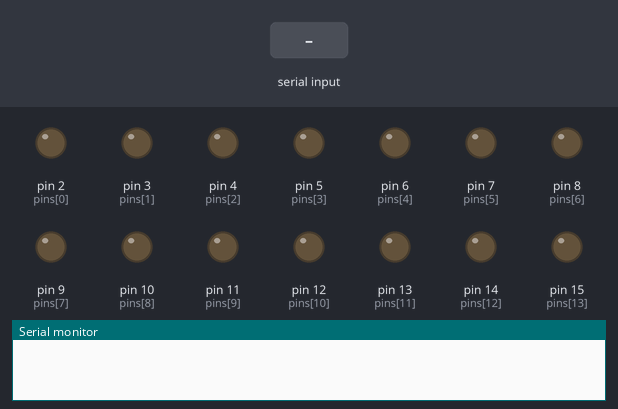
This sketch was run on a simulated Arduino Mega 2560, built with avr-gcc and run on an emulated ATmega2560. Shown: output pins drawn as LEDs (lit = HIGH), the last lines printed to the serial monitor. Inputs (shaded band) come from the test bench.

Above: at 1.2 s.
1.3 s: "<90,45,200>" received over Serial
At 2.0 s:
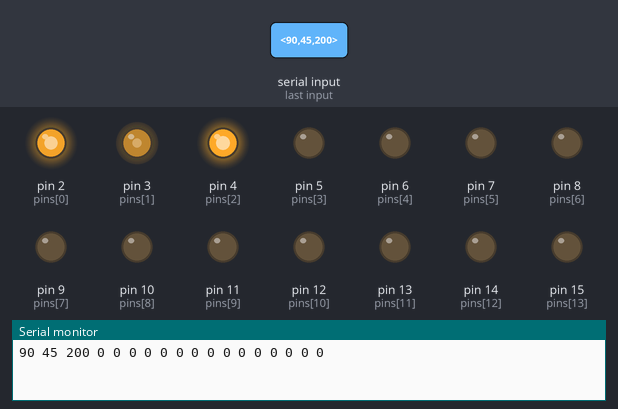
2.8 s: "<30,150,10>" received over Serial
At 3.1 s:
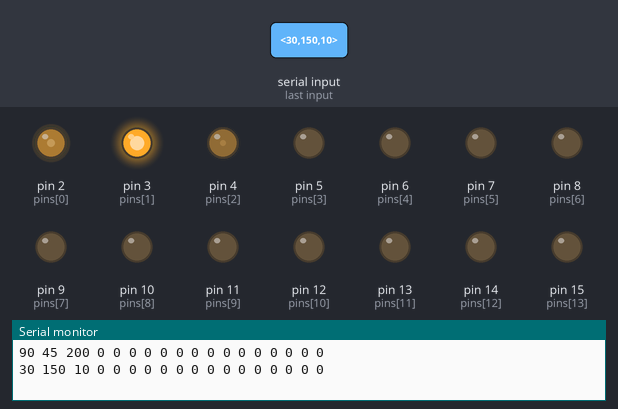
4.3 s: "<90,45>" received over Serial
At 5.3 s:
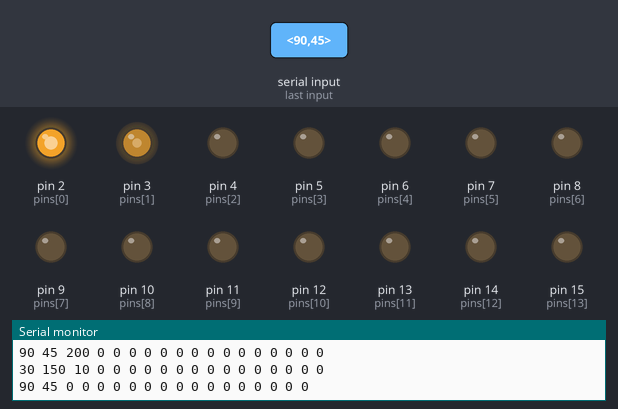
5.8 s: "<30,150>" received over Serial
At 6.5 s:
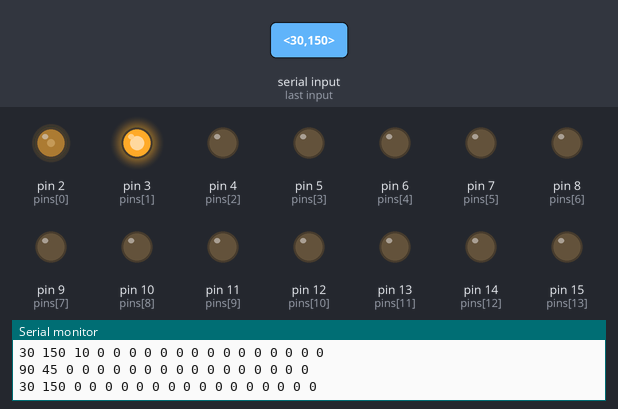
7.3 s: "<5>" received over Serial
At 8.5 s:
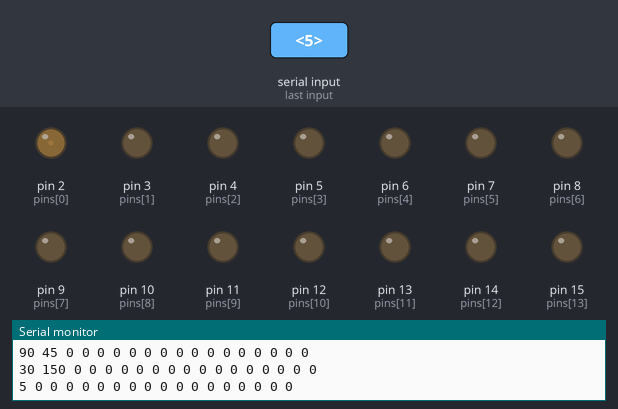
8.8 s: "<90>" received over Serial
At 9.8 s:
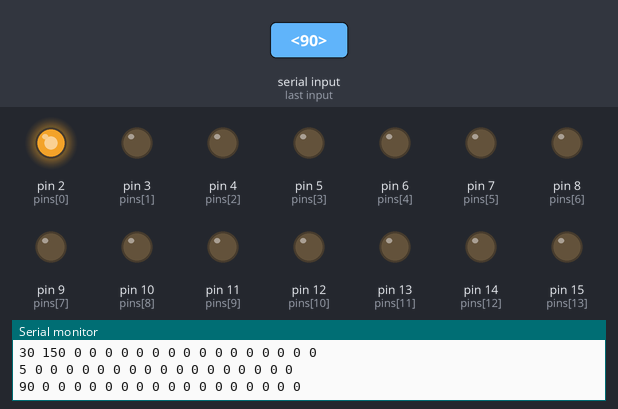
Timing chart, 0 to 11.3 s (numbered marks = the images above; inputs shaded):
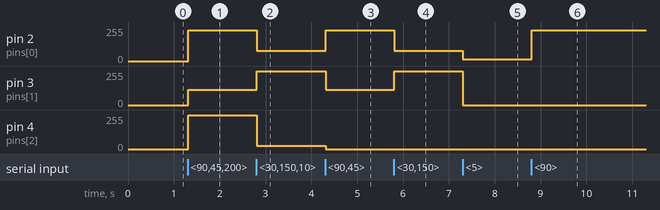

Measured:
- after the input at 1.3 s, pin 2 (pins[0]): 0/255 → 229/255 at once; pin 3 (pins[1]): 0/255 → 114/255 at once; pin 4 (pins[2]): 0/255 → 254/255 at once
- after the input at 2.8 s, pin 2 (pins[0]): 229/255 → 76/255 at once; pin 3 (pins[1]): 114/255 → 255/255 at once; pin 4 (pins[2]): 254/255 → 25/255 at once
- after the input at 4.3 s, pin 2 (pins[0]): 76/255 → 229/255 at once; pin 3 (pins[1]): 255/255 → 114/255 at once; pin 4 (pins[2]): 25/255 → 0/255 at once
- after the input at 5.8 s, pin 2 (pins[0]): 229/255 → 76/255 at once; pin 3 (pins[1]): 114/255 → 255/255 at once
- after the input at 7.3 s, pin 2 (pins[0]): 76/255 → 12/255 at once; pin 3 (pins[1]): 255/255 → 0/255 at once
- after the input at 8.8 s, pin 2 (pins[0]): 12/255 → 229/255 at once

The sketch:

soundscape8motors.ino
```cpp
const byte numChars = 128;
char receivedChars[numChars];
char tempChars[numChars];

const int devices = 18;
int amps[devices];
int pins[] = {2, 3, 4, 5, 6, 7, 8, 9, 10, 11, 12, 13, 14, 15, 18, 19, 22, 23};

boolean newData = false;

void setup() {
  Serial.begin(9600);
  for (int i = 0; i < devices; i++) {
    pinMode(pins[i], OUTPUT);
  }
}

void loop() {
  //Serial.println("Hello World...");
  //delay(1000);

  /*for (int i = 0; i < 16; i++) {
    Serial.print(amps[i]);
    Serial.print(" ");
  }
  Serial.println();*/

  recvWithStartEndMarkers();
  if (newData == true) {
    strcpy(tempChars, receivedChars);
    parseData();
    showParsedData();
    for (int i = 0; i < devices; i++) {
      analogWrite(pins[i], amps[i] * 2.55);
    }
    newData = false;
  }
  //delay(10);
}

 void recvWithStartEndMarkers() {
  static boolean recvInProgress = false;
  static byte ndx = 0;
  char startMarker = '<';
  char endMarker = '>';
  char rc;

  while (Serial.available() > 0 && newData == false) {
    rc = Serial.read();

    if (recvInProgress == true) {
      if (rc != endMarker) {
        receivedChars[ndx] = rc;
        ndx++;
        if (ndx >= numChars) {
          ndx = numChars - 1;
        }
      } else {
        receivedChars[ndx] = '\0';
        recvInProgress = false;
        ndx = 0;
        newData = true;
      }
    } else if (rc == startMarker) {
      recvInProgress = true;
    }
  }
 }


 void parseData() {
  char * strtokIndx;

  strtokIndx = strtok(tempChars, ",");
  amps[0] = atoi(strtokIndx);

  for (int i = 1; i < devices; i++) {
    strtokIndx = strtok(NULL, ",");
    amps[i] = atoi(strtokIndx);
  }
 }

 void showParsedData() {
  for (int i = 0; i < devices; i++) {
    Serial.print(amps[i]);
    Serial.print(" ");
  }
  Serial.println();
 }
```
